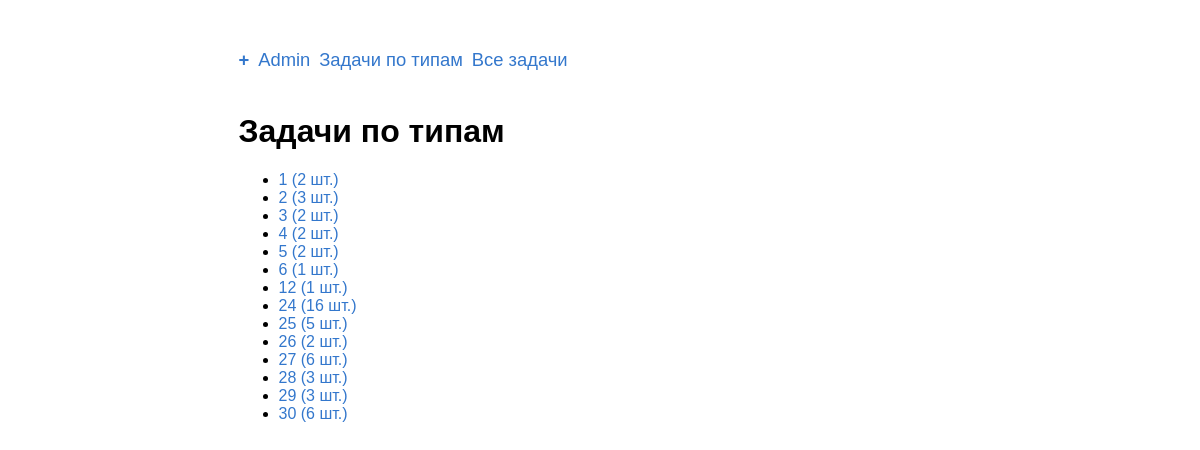
The page /types/ on the database as committed earlier.
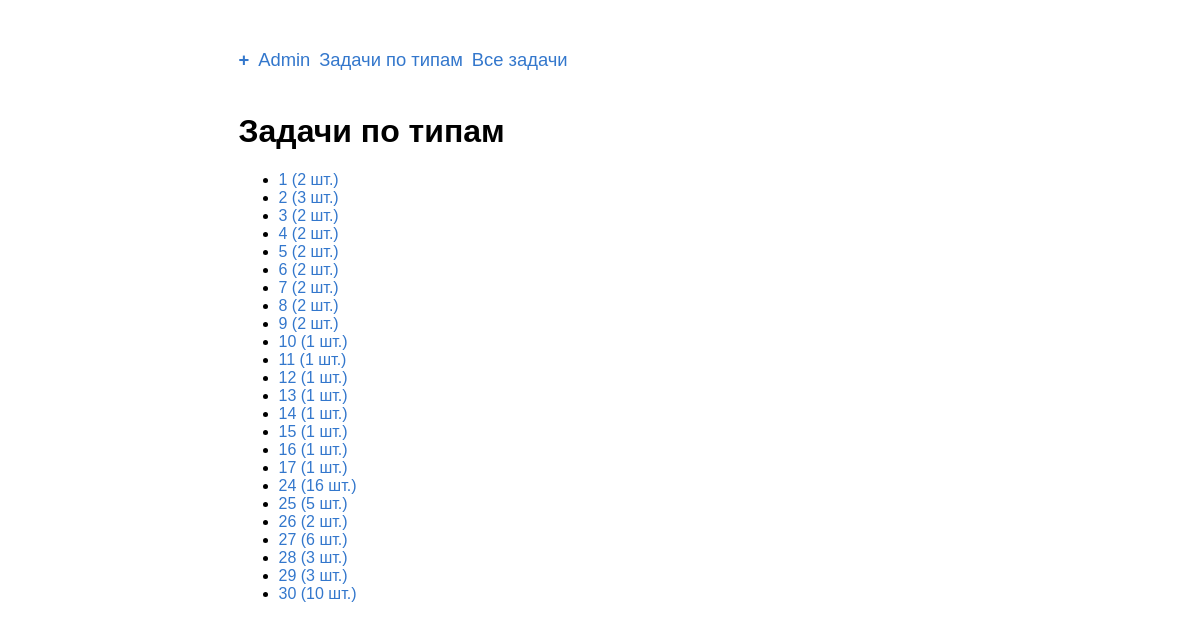
The same page on the database as committed later.
### problems/models.py (models this page shows, shortened)
class TypeInEGE(models.Model):
    objects = TypeInEGEManager()
    number = models.PositiveSmallIntegerField('номер')
    max_score = models.PositiveSmallIntegerField('максимальное количество'
                                                 ' баллов')
    part_ege = models.ForeignKey(PartOfEGE,
                                 on_delete=models.CASCADE,
                                 verbose_name='часть ЕГЭ',
                                 default=1)
    class Meta:
        verbose_name = 'тип'
        verbose_name_plural = 'типы'
        default_related_name = 'type'
        ordering = ['number']
    def get_absolute_url(self):
        return reverse('typesinege:problems', kwargs={'number': self.number})

### typesinege/views.py (the view)
# urls.py: path('', views.TypesView.as_view(), name='list'),
class TypesView(ListView):
    model = TypeInEGE
    template_name = 'typesinege/types.html'
    context_object_name = 'types'
    def get_queryset(self):
        return super().get_queryset().order_by('number')

### problems/models.py (called while the page is built)
    def get_queryset(self):
        queryset = super().get_queryset()
        queryset = queryset.annotate(problems_count=Count('problems'))
        return queryset

### templates/typesinege/types.html
{% extends "base.html" %}
{% load static %}
{% block content %}
    <h1>Задачи по типам</h1>
    <ul>
        {% for type in types %}
            <li><a href="{{ type.get_absolute_url }}">{{ type.number }} ({{type.problems_count}} шт.)</a></li>
        {% endfor %}
    </ul>
{% endblock %}

Rows that differ between the two databases and show on the page:
computed for TypeInEGE (number 6 of 24 on the later page): problems_count "1" → "2"
added TypeInEGE: number "7", problems_count "2"
added TypeInEGE: number "8", problems_count "2"
added TypeInEGE: number "9", problems_count "2"
added TypeInEGE: number "10", problems_count "1"
added TypeInEGE: number "11", problems_count "1"
added TypeInEGE: number "13", problems_count "1"
added TypeInEGE: number "14", problems_count "1"
added TypeInEGE: number "15", problems_count "1"
added TypeInEGE: number "16", problems_count "1"
added TypeInEGE: number "17", problems_count "1"
computed for TypeInEGE (number 24 of 24 on the later page): problems_count "6" → "10"
